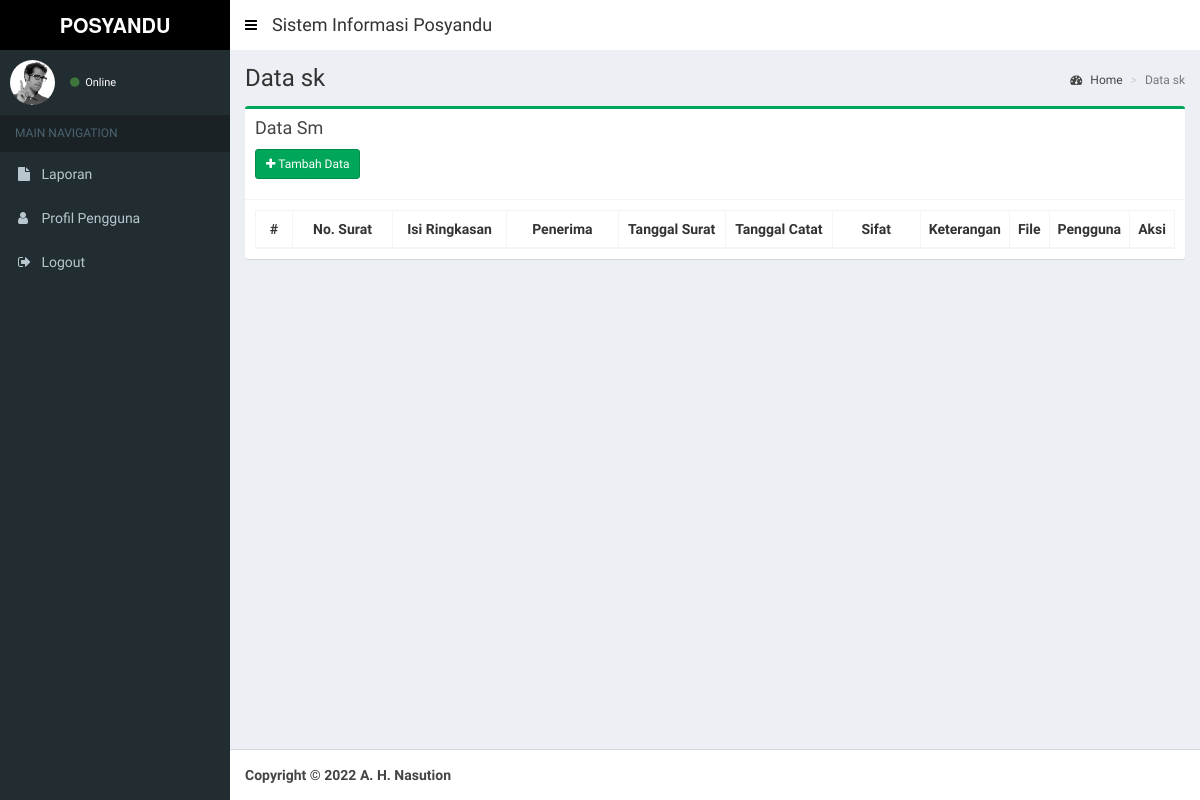
The page /index.php/sk on the database as committed earlier.
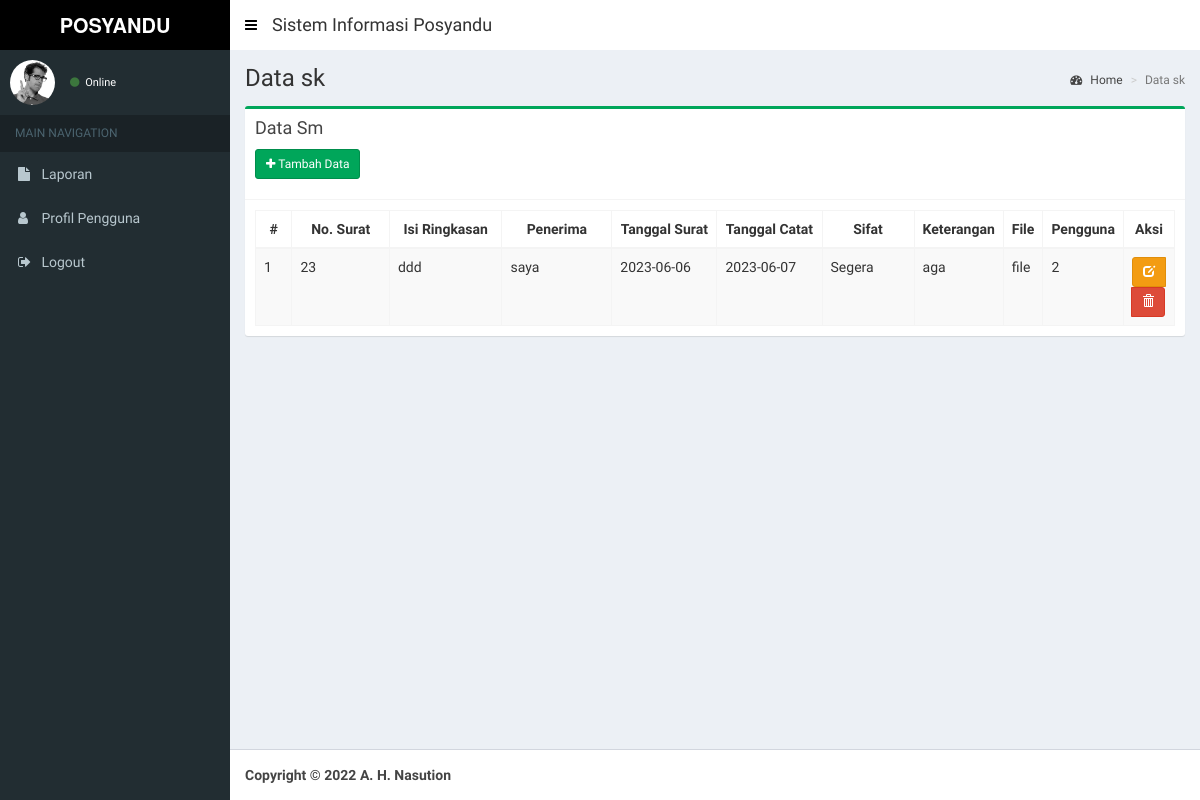
The same page on the database as committed later.
### tables this page shows
CREATE TABLE `sk` (
  `id_sk` int NOT NULL,
  `no_surat` varchar(20) NOT NULL,
  `kode_klasifikasi` int NOT NULL,
  `isi_ringkasan` varchar(100) NOT NULL,
  `penerima` varchar(50) NOT NULL,
  `tglsurat` date NOT NULL,
  `tglcatat` date NOT NULL,
  `sifat` enum('Biasa','Segera','Penting','Rahasia') NOT NULL,
  `keterangan` varchar(100) NOT NULL,
  `file` varchar(30) NOT NULL,
  `id_pengguna` int NOT NULL
);

CREATE TABLE `akses` (
  `id_pengguna` int NOT NULL,
  `nama_pengguna` varchar(50) NOT NULL,
  `alamat` varchar(50) NOT NULL,
  `telp` varchar(12) NOT NULL,
  `email` varchar(50) NOT NULL,
  `username` varchar(30) NOT NULL,
  `password` varchar(30) NOT NULL,
  `level` enum('lurah','sekretaris','admin') NOT NULL
);

### application/views/layout/v_content.php (called while the page is built, shortened)
 	<?php
	if ($content)
	{
		$this->load->view($content);
	}
?>

### application/controllers/Sk.php (called while the page is built, shortened)
<?php
class Sk extends CI_Controller {
	public function __construct()
	{
		$this->load->model('Sk_model', 'sk');
		$this->load->model('Klasifikasi_model', 'klasifikasi');
		$this->load->model('Akses_model', 'akses');
		$this->load->helper('tgl_indo');
		$this->load->helper('security');
	}
	public function index()
	{
		$data = array(
			'title'			=> 'SISTEM SURAT',
			'judul'			=> 'Data sk',
			'data' 			=> $this->sk->tabel()->result(),
			'content'		=> 'sk/v_content',
			'ajax'	 		=> 'sk/v_ajax'
		);
		$this->load->view('layout/v_wrapper', $data, FALSE);
	}
}

### index.php (called while the page is built, shortened)
<?php
require_once BASEPATH.'core/CodeIgniter.php';

### application/models/Sk_model.php (called while the page is built, shortened)
<?php
class Sk_model extends CI_Model {
	public function tabel($where = null)
	{
		if($where == null){
			$this->db->select('*');
			$this->db->from('sk');
			$this->db->join('klasifikasi', 'sk.kode_klasifikasi = klasifikasi.kode_klasifikasi');
			$this->db->join('akses', 'sk.id_pengguna = akses.id_pengguna');
			$this->db->order_by('sk.id_sk', 'Asc');
			$query = $this->db->get();
		}
		return $query;
	}
}

### application/views/sk/v_content.php (the view, shortened to what this page needs)
<section class="content-header">
  <h1>
    <?= $judul ?>
  </h1>
  <ol class="breadcrumb">
    <li><a href="<?= base_url() ?>dashboard"><i class="fa fa-dashboard"></i> Home</a></li>
    <li class="active"><?= $judul ?></li>
  </ol>
</section>
<section class="content">
  <div class="row">
    <div class="col-xs-12">
      <div class="box box-success">
        <div class="box-header with-border">
          <h3 class="box-title">Data Sm</h3>
          <div style="padding-top: 10px;">
          <p><a href="<?= base_url(); ?>sk/add" class="btn btn-sm btn-success icon-btn"><i class="fa fa-plus"></i> Tambah Data</a></p>
          </div>
        </div>
        <div class="box-body">
          <table id="example1" class="table table-bordered table-striped" style="width: 100%;">
              <thead>
                  <tr>
                      <th style="width: 5%;text-align: center;">#</th>
                      <th style="width: 15%;text-align: center;">No. Surat</th>
                      <th style="width: 15%;text-align: center;">Isi Ringkasan</th>
                      <th style="width: 15%;text-align: center;">Penerima</th>
                      <th style="width: 15%;text-align: center;">Tanggal Surat</th>
                      <th style="width: 15%;text-align: center;">Tanggal Catat</th>
                      <th style="width: 13%;text-align: center;">Sifat</th>
                      <th style="width: 13%;text-align: center;">Keterangan</th>
                      <th style="width: 13%;text-align: center;">File</th>
                      <th style="width: 13%;text-align: center;">Pengguna</th>
                      <th style="width: 13%;text-align: center;">Aksi</th>
                  </tr>
              </thead>
              <tbody>
                  <?php $total= 0; $no=1; foreach($data as $row){  ?>
                  <tr>
                      <td><?= $no++ ?></td>
                      <td><?= $row->no_surat ?></td>
                      <td><?= $row->isi_ringkasan ?></td>
                      <td><?= $row->penerima ?></td>
                      <td><?= $row->tglsurat ?></td>
                      <td><?= $row->tglcatat ?></td>
                      <td><?= $row->sifat ?></td>
                      <td><?= $row->keterangan ?></td>
                      <td><?= $row->file ?></td>
                      <td><?= $row->id_pengguna ?></td>
                      <td style="text-align: center;">
                          <form action="<?= base_url() ?>sk/delete/<?= $row->id_sk ?>" method="post">
                              <div class="btn-group">
                                  <a href="<?= base_url() ?>sk/edit/<?= $row->id_sk ?>" class=" btn btn-sm btn-warning" data-toggle="tooltip" title="Edit"><span class="glyphicon glyphicon-edit"></span></a>
                                  <button class="btn btn-sm btn-danger" type="submit" onclick="return confirm('Yakin ingin menghapus data?')" data-toggle="tooltip" title="Hapus"><span class="glyphicon glyphicon-trash"></span></button>
                              </div>
                          </form>
                      </td>
                  </tr>
                <?php } ?>
              </tbody>
          </table>
        </div>
      </div>
    </div>
  </div>
</section>

Rows that differ between the two databases and show on the page:
added sk: no_surat "23", isi_ringkasan "ddd", penerima "saya", tglsurat "2023-06-06", tglcatat "2023-06-07", sifat "Segera", keterangan "aga", file "file", id_pengguna.id_pengguna "2"
